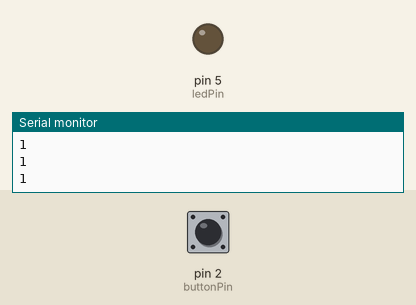
Bench run of a sketch on a simulated Arduino Uno, built with avr-gcc and run on an emulated ATmega328P. On the bench: output pins drawn as LEDs (lit = HIGH), the last lines printed to the serial monitor. Inputs (shaded band) come from the test bench; at power-on: pin 2 (buttonPin) HIGH.

Above: at 1.2 s.
1.3 s: pin 2 (buttonPin) pulled LOW for 0.15 s
At 1.37 s:
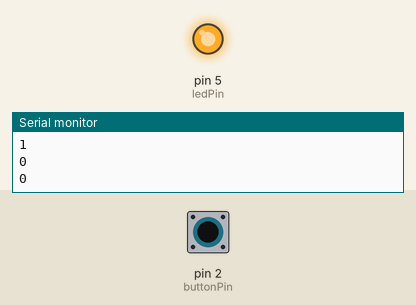
2.9 s: pin 2 (buttonPin) pulled LOW for 3.2 s
At 6.8 s:
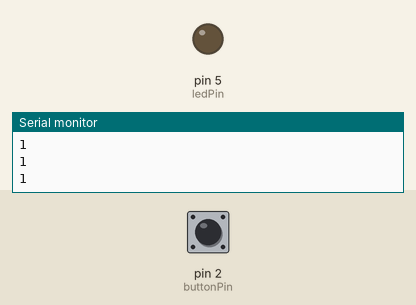
Timing chart, 0 to 8.3 s (numbered marks = the images above; inputs shaded):
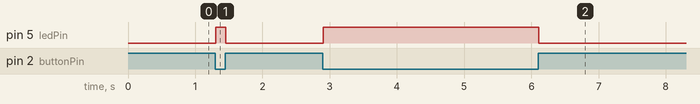

The sketch:

03_button.ino
```cpp
const int buttonPin = 2;
const int ledPin = 5;

void setup() {
  pinMode(ledPin, OUTPUT);
  pinMode(buttonPin, INPUT_PULLUP);
  Serial.begin(9600);
}

void loop() {
  int state = digitalRead(buttonPin);
  Serial.println(state);

  if (state == LOW) {
    digitalWrite(ledPin, HIGH);
  } else {
    digitalWrite(ledPin, LOW);
  }

  delay(50);
}
```

Measured:
- after the input at 1.3 s, pin 5 (ledPin): LOW → HIGH at once, → LOW 0.15 s later
- after the input at 2.9 s, pin 5 (ledPin): LOW → HIGH at once, → LOW 3.2 s later
